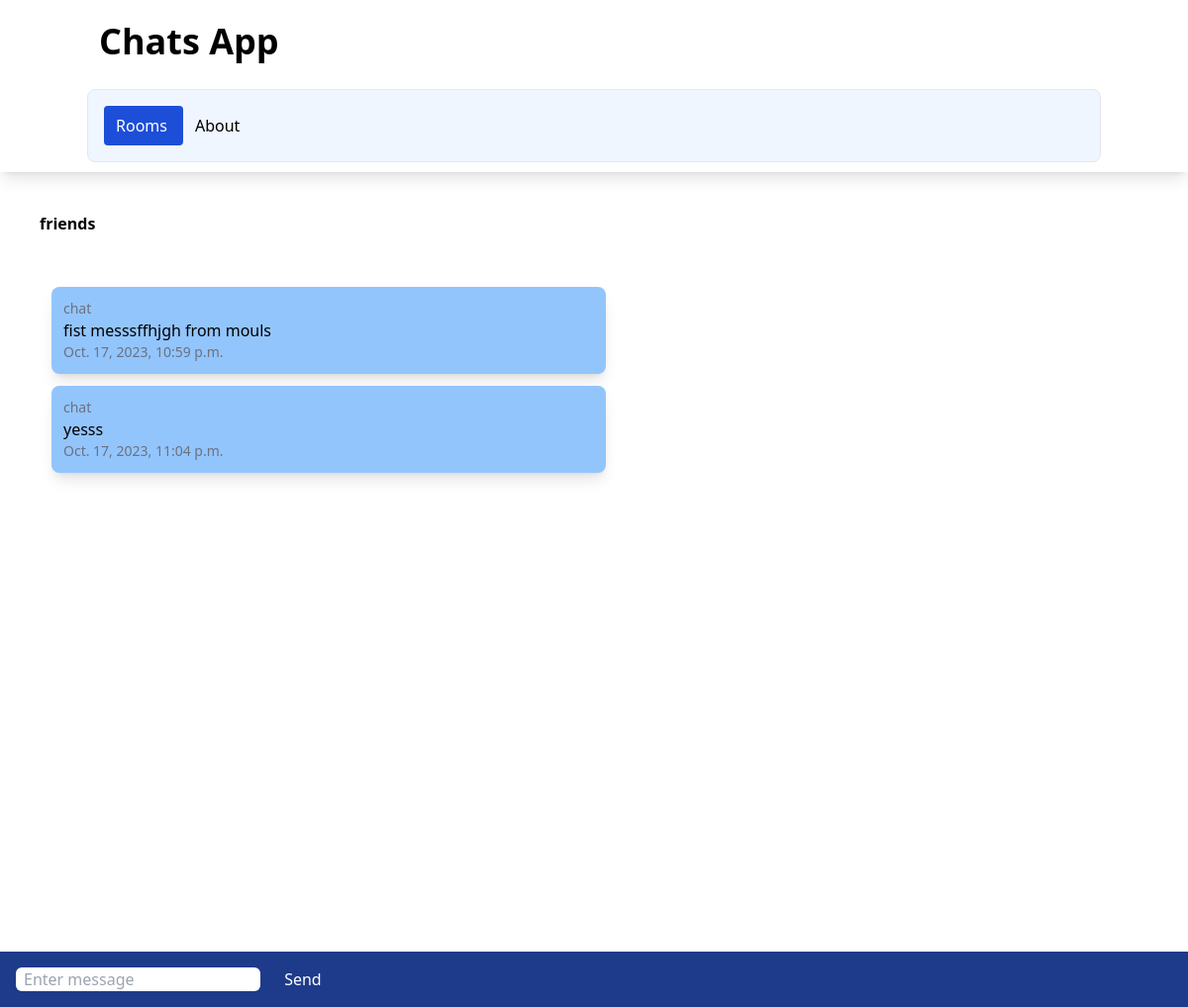
Screenshot of /rooms/friends/ with the database file from the repository.
### chatapp/models.py (models this page shows, shortened)
class ChatRoom(models.Model):
    name = models.CharField(max_length=100)
    slug = models.SlugField(unique=True)

class ChatMessage(models.Model):
    user = models.ForeignKey(User, on_delete=models.CASCADE)
    room = models.ForeignKey(ChatRoom, on_delete=models.CASCADE)
    message_content = models.TextField()
    date = models.DateTimeField(auto_now=True)
    class Meta:
        ordering=('date',)

### chatapp/views.py (the view)
# urls.py: path('<slug:slug>/', views.chatroom, name='chatroom')
def chatroom(request, slug):
    chatroom = ChatRoom.objects.get(slug=slug)
    messages = ChatMessage.objects.filter(room=chatroom)[0:30]
    return render(request, 'chatapp/room.html', {
        'chatroom':chatroom,
        'messages':messages})

### chatapp/templates/chatapp/room.html (shortened to what this page needs)
{% extends 'chatapp/base.html' %}
{% block body %}
<div class="m-10 font-bold">
{{ chatroom.name }}
</div>
<div class="message-container m-10 overflow-auto h-[700px]" id="message-container">
<div id="chat-messages">
    {% for message in messages %}
    <div class="message shadow-lg p-3 m-3 rounded-lg w-1/2 bg-blue-300">
        <div class="text-sm text-gray-500">
            {{ message.user.username }}
        </div>
            {{ message.message_content }}
        <div class="text-sm text-gray-500">
            {{ message.date}}
        </div>
    </div>
    {% endfor %}
</div>
</div>
<div class="form-container fixed inset-x-0 bottom-0 bg-blue-900 p-4">
<form method="post">
    <input class="rounded-md px-2" id="message-input" type="text" name="message" placeholder="Enter message">
    <button class="text-white ml-5" id="send-button" type="submit">Send</button>
</form>
</div>
{% endblock %}

### rows the page displays
ChatRoom: name "friends"
ChatMessage: user.username "chat", message_content "fist messsffhjgh from mouls", date "Oct. 17, 2023, 10:59 p.m."
ChatMessage: user.username "chat", message_content "yesss", date "Oct. 17, 2023, 11:04 p.m."
